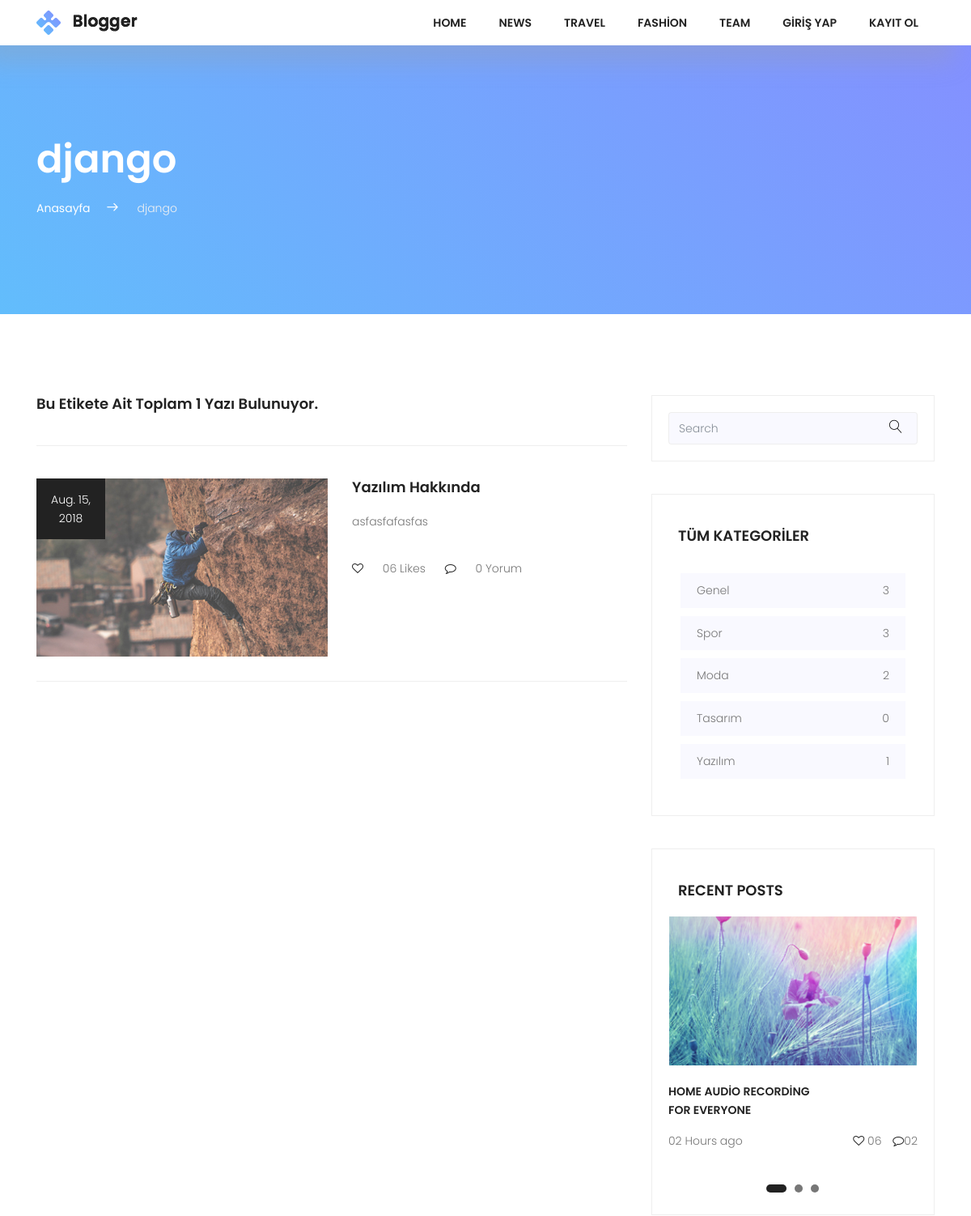
The page /tag/django (upper part) on the database as committed earlier.
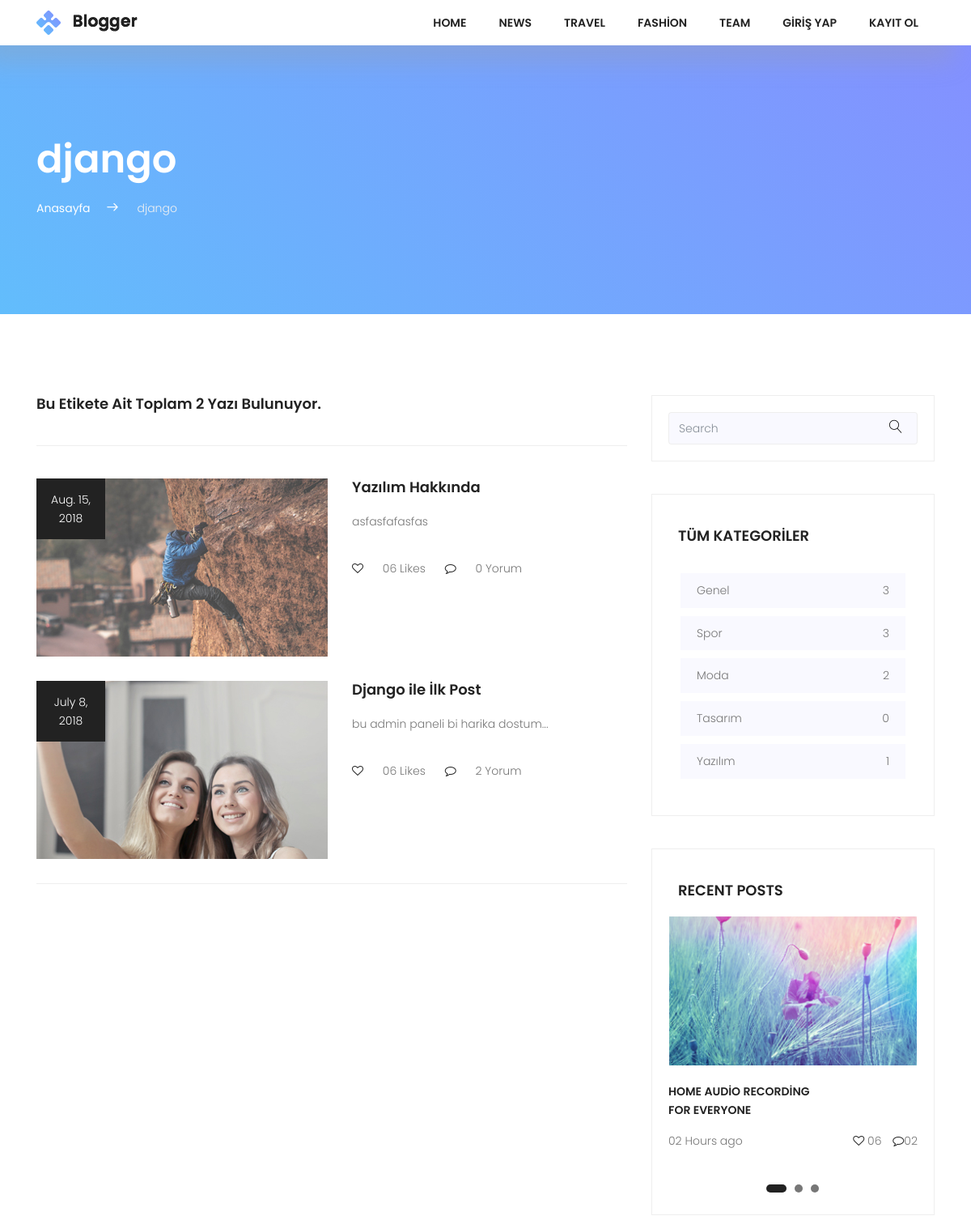
The same page on the database as committed later.
### posts/models.py (models this page shows, shortened)
class Tag(models.Model):
    title = models.CharField(max_length=50)
    slug = models.SlugField(unique=True, editable=False)
    def postCount(self):
        return self.posts.all().count()

class Post(models.Model):
    user = models.ForeignKey(settings.AUTH_USER_MODEL,on_delete=models.CASCADE,default=1)
    title = models.CharField(max_length=150)
    image = models.ImageField(upload_to='uploads/',blank=True)
    content = models.TextField()
    slug = models.SlugField(unique=True,editable=False)
    created = models.DateField(auto_now_add=True)
    updated = models.DateField(auto_now=True)
    category = models.ForeignKey(Category,on_delete=models.CASCADE,related_name="posts")
    tag = models.ManyToManyField(Tag,related_name='posts')
    def commentCount(self):
        return self.comments.all().count()

class Category(models.Model):
    title = models.CharField(max_length=150)
    slug = models.SlugField(unique=True,editable=False)
    def postCount(self):
        return self.posts.all().count()

### posts/views.py (the view)
# urls.py: path('tag/<slug:slug>', views.TagDetail.as_view(),name='tag-detail'),
class TagDetail(DetailView):
    model = Tag
    template_name = 'tags/detail.html'
    context_object_name = 'tag'
    def get_context_data(self, **kwargs):
        context = super(TagDetail,self).get_context_data(**kwargs)
        context['allCategories'] = Category.objects.all()
        return context

### posts/templates/tags/detail.html (shortened to what the changed rows need)
{% extends "base.html" %}
         {% block content %}
            <section class="top-section-area section-gap">
                <div class="container">
                    <div class="row justify-content-between align-items-center d-flex">
                        <div class="col-lg-8 top-left">
                            <h1 class="text-white mb-20">{{ tag.title }}</h1>
                            <ul>
                                <li><a href="{% url 'index' %}">Anasayfa</a><span class="lnr lnr-arrow-right"></span></li>
                                <li><span style="color:#f1f1f1">{{ tag.title }}</span></li>
                            </ul>
                        </div>
                    </div>
                </div>
            </section>
    <div class="post-wrapper pt-100">
        <section class="post-area">
            <div class="container">
                <div class="row justify-content-center d-flex">
                    <div class="col-lg-8">
                        <h4>Bu Etikete Ait Toplam {{ tag.postCount }} Yazı Bulunuyor.</h4>
                        <div class="post-lists">
                            {% for post in tag.posts.all %}
                            <div class="single-list flex-row d-flex">
                                <div class="thumb">
                                    <div class="date">
                                       {{ post.created }}
                                    </div>
                                    <img src="{{ post.image.url }}" alt="">
                                </div>
                                <div class="detail">
                                    <a href="{% url 'single' post.slug %}"><h4 class="pb-20">{{ post.title }}</h4></a>
                                    <p>
                                      {{ post.content|truncatechars:100 }}
                                    </p>
                                    <p class="footer pt-20">
                                    <i class="fa fa-heart-o" aria-hidden="true"></i>
                                    <a href="#">06 Likes</a>     <i class="ml-20 fa fa-comment-o" aria-hidden="true"></i> <a href="#">{{ post.commentCount }} Yorum</a>
                                    </p>
                                </div>
                            </div>
                            {% endfor %}
                        </div>
                   </div>
                    <div class="col-lg-4 sidebar-area">
                        <div class="single_widget cat_widget">
                            <ul>
                                 {% for category in allCategories %}
                                <li>
                                    <a href="{% url 'category-detail' category.slug %}">{{ category.title }} <span>{{ category.postCount }}</span></a>
                                </li>
                                {% endfor %}
                            </ul>
                        </div>
                    </div>
                </div>
            </div>
        </section>
    </div>
         {% endblock %}

Rows that differ between the two databases and show on the page:
computed for Tag "django": postCount "1" → "2"
now on this page (row edited): Post: created "July 8, 2018", image (picture), title "Django ile İlk Post", content "bu admin paneli bi harika dostum...", commentCount "2"
